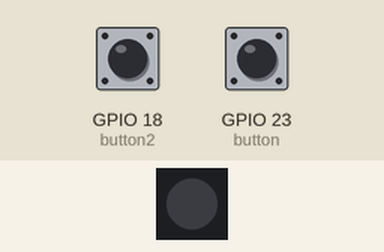
Recording of a program running on a simulated Raspberry Pi (BCM pin numbers). Shown: 1 RGB LEDs in strip order, left to right. Inputs (shaded band) come from the test bench; at power-on: GPIO 18 (button2) HIGH, GPIO 23 (button) HIGH. Dim RGB values are drawn brighter than linear.

Above: at 1.2 s.
1.3 s: GPIO 18 (button2) pulled LOW for 0.15 s
At 2.5 s:
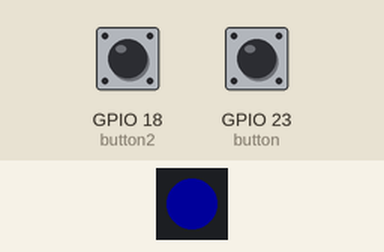
2.9 s: GPIO 23 (button) pulled LOW for 0.15 s
At 3.9 s:
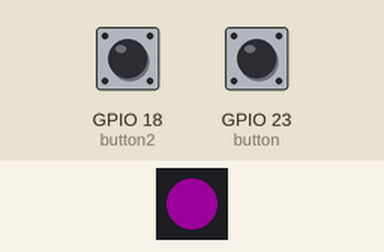
4.5 s: GPIO 18 (button2) pulled LOW for 1 s
At 5.1 s:
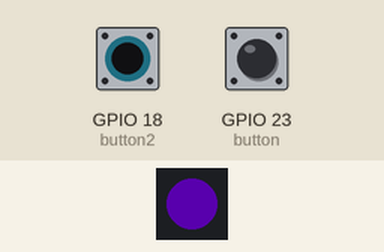
7.0 s: GPIO 23 (button) pulled LOW for 1 s
At 8.2 s:
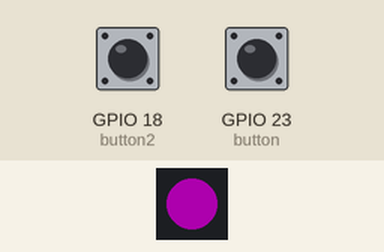
9.5 s: GPIO 23 (button) pulsed LOW 5 times (0.12 s each, 0.3 s apart)
At 11.0 s:
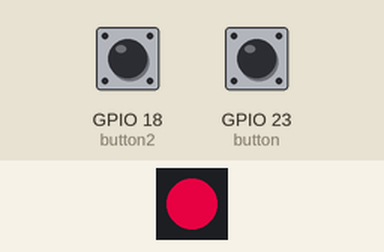
Timing chart, 0 to 12.5 s (numbered marks = the images above; inputs shaded):
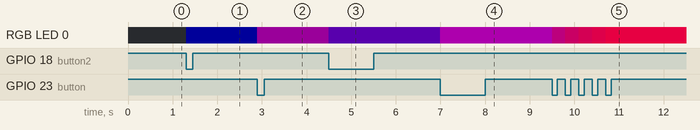

The program:

rgb_button.py
```python
from gpiozero import RGBLED, Button
from time import sleep
from signal import pause

led = RGBLED(red=4, green=26, blue=19)

button = Button(23)
button2 = Button(18)

led.color = (0,0,0)

addRed = True
def moreRed():
	global addRed

	if addRed:
		led.red += 0.1
	else:
		led.red -= 0.1

	if led.red>=0.99:
		addRed = False
	if led.red<=0.01:
		addRed = True

button.when_pressed = moreRed

addBlue = True
def moreBlue():
	global addBlue

	if addBlue:
		led.blue += 0.1
	else:
		led.blue -= 0.1

	if led.blue>=0.99:
		addBlue = False
	if led.blue<=0.01:
		addBlue = True

button2.when_pressed = moreBlue

pause()
```

Measured:
- after the input at 1.3 s, RGB LED 0: off → RGB(0, 0, 26) at once
- after the input at 2.9 s, RGB LED 0: RGB(0, 0, 26) → RGB(26, 0, 26) at once
- after the input at 4.5 s, RGB LED 0: RGB(26, 0, 26) → RGB(26, 0, 51) at once
- after the input at 7.0 s, RGB LED 0: RGB(26, 0, 51) → RGB(51, 0, 51) at once
- after the input at 9.5 s, RGB LED 0: RGB(51, 0, 51) → RGB(77, 0, 51) at once, → RGB(102, 0, 51) 0.30 s later, → RGB(128, 0, 51) 0.30 s later, → RGB(153, 0, 51) 0.30 s later, … (5 changes in this stretch)
